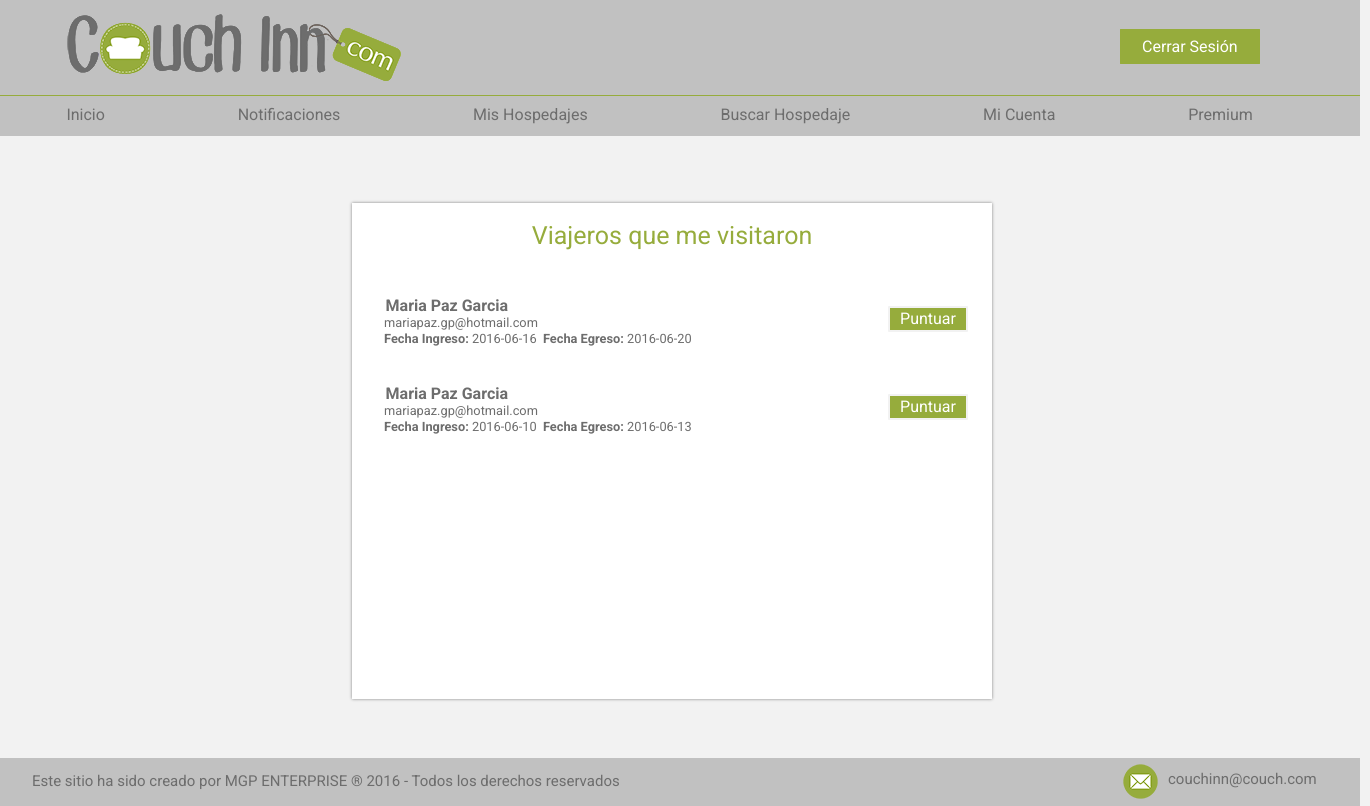
/Login_Reservar_Viajeros.php (signed in), run on the app's committed database.
### tables this page shows
CREATE TABLE IF NOT EXISTS `reserva` (
`idReserva` int(11) NOT NULL,
  `idCouch` int(11) NOT NULL,
  `idUComunCouch` int(11) NOT NULL,
  `idUComun` int(11) NOT NULL,
  `FechaInicio` date NOT NULL,
  `FechaFin` date NOT NULL,
  `CapacidadPersonas` int(2) NOT NULL,
  `Aceptada` tinyint(1) NOT NULL,
  `PuntuarCouch` tinyint(1) NOT NULL,
  `PuntuarViajero` tinyint(1) NOT NULL
);

CREATE TABLE IF NOT EXISTS `ucomun` (
`idUComun` int(11) NOT NULL,
  `Usuario` varchar(50) NOT NULL,
  `Clave` varchar(20) NOT NULL,
  `Nombre` varchar(30) NOT NULL,
  `Apellido` varchar(30) NOT NULL,
  `Edad` int(3) NOT NULL,
  `Mail` varchar(40) NOT NULL,
  `Premium` tinyint(1) NOT NULL,
  `Puntaje` double NOT NULL
);

### Login_Reservar_Viajeros.php (the view, shortened to what this page needs)
<!DOCTYPE html>
<head>
	<link rel ="stylesheet" type ="text/css" href ="Estilos_Login_Reservar_Viajeros.css"/>
</head>
<body>
	<?php
		include("Login_Cabeza.php");
	?>
	<div id= "cuerpo">
		<?php
			include("Login_Menu.php");
		?>
		<div id= "lista">
			<div id= "titulo">
				<p> Viajeros que me visitaron </p>
			</div>
			<div id= "subLis">
				<?php
					$query = "SELECT * FROM ucomun INNER JOIN reserva ON ucomun.idUComun=reserva.idUComun WHERE reserva.idUComunCouch=".$_SESSION['idUComun']." ORDER BY reserva.idReserva DESC";
					$q = mysql_query($query, $link);
					$num=mysql_num_rows ($q);
					if ($num <> 0) {
						for ($i=0; $i<$num; $i++) {
							$resCouch=mysql_fetch_array($q);
							if (($resCouch['FechaFin'] < date("Y-m-d")) and ($resCouch['Aceptada'] == 1)) {
								echo '<div id="fila">';
								echo '<div id="nom">';
									echo '<b> '.$resCouch['Nombre'].' '.$resCouch['Apellido'].' </b>';
								echo '</div>';
								echo '<div id="mai">';
									echo '<p> '.$resCouch['Mail'].' </p>';
								echo '</div>';
								echo '<div id="res">';
									echo '<b>Fecha Ingreso:&nbsp</b><p>'.$resCouch['FechaInicio'].'&nbsp</p><b>&nbspFecha Egreso:&nbsp</b><p>'.$resCouch['FechaFin'].'</p>';
								echo '</div>';
								echo '<div id="boton">';
									if ($resCouch['PuntuarViajero'] == 0) {
										echo '<div id="puntuar">';
											echo '<form action="Login_Reservar_PuntuarViajero.php" method="post">';
												echo '<input type="submit" value="Puntuar"/>';
											echo '</form>';
										echo '</div>';
									}
									else {
										echo '<div id="yaPuntuado">';
										echo '</div>';
									}
								echo '</div>';
								echo '</div>';
							}
						}
					}
				?>
			</div>
		</div>
	</div>
	<?php
		include("Pie.php");
	?>
</body>
</html>

### Estilos_Login_Reservar_Viajeros.css (style rules this page uses)
* { margin: 0; padding: 0; -webkit-box-sizing: border-box; -moz-box-sizing: border-box; box-sizing: border-box; }
body { background: #f2f2f2; font-family: "Roboto"; border-top: 30px ; }
#cuerpo { width: 70em; padding-top:5.99em; }
#titulo { font-family: "Roboto"; font-size: 25px; color: #96ac3c; text-align: center; padding-bottom:-6px; padding-top: 2.5em }
#lista { width: 40em; height: 31em; margin-top: 0.7em; margin-left:22em; margin-bottom: 3.7em; background: #fff; box-shadow: 0px 0px 3px grey; }
#subLis { float: left; width: 38em; height: 25em; margin-top: 2em; margin-left: 2em; overflow-y: scroll; overflow-x: hidden; }
#titulo { font-family: "Roboto"; font-size: 25px; color: #96ac3c; text-align: center; padding-bottom: 5px; padding-top: 20px }
#fila { float: left; width: 60em; height: 5em; margin-top: 0.5em; margin-left: 0em; }
#nom { float: left; width: 35em; height: 1.2em; margin-top: 0.5em; margin-left: 0.5em; }
#nom { font-size: 16px; margin-top: 0.3em; margin-left: 0.1em; color: #6d6d6d; }
#mai { float: left; width: 35em; height: 2.5em; margin-left: 0em; margin-top:0em; }
#mai p { font-size: 0.8em; margin-top: 0em; margin-left: 0em; color: #6d6d6d; }
#res { float: left; width: 28.5em; height: 1em; margin-top: -1.5em; margin-left: 0em; }
#res p { float: left; font-size: 0.8em; margin-top: 0em; margin-left: 0em; color: #6d6d6d; }
#res b { float: left; font-size: 0.8em; margin-top: 0em; margin-left: 0em; color: #6d6d6d; }
#boton { float: left; width: 4.5em; height: 1.5em; margin-top: -2em; margin-left: 26em; }
#puntuar { float: left; width: 5em; height: 1.2em; margin-top: -1.2em; margin-left: 5.5em; }
input[type="submit"] { background: #96AC3C; border-radius: 1px; border: 2px solid #f2f2f2; color: #fff; cursor: pointer; display: inline-block; font-family: "Roboto"; font-size: 16px; padding: 0.1em; text-align: center; width: 100%; -webkit-transition: all 0.3s ease; -o-transition: all 0.3s ease; transition: all 0.3s ease; }

### Estilos_Login_Menu.css (style rules this page uses)
body { line-height: 1; }
body { font-family: "Roboto"; }

### data on the page
reserva: idUComun.Nombre "Maria Paz", idUComun.Apellido "Garcia", idUComun.Mail "mariapaz.gp@hotmail.com", FechaInicio "2016-06-16", FechaFin "2016-06-20"
reserva: idUComun.Nombre "Maria Paz", idUComun.Apellido "Garcia", idUComun.Mail "mariapaz.gp@hotmail.com", FechaInicio "2016-06-10", FechaFin "2016-06-13"
